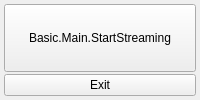
  <widget class="OBSDock" name="controlsDock">
   <property name="features">
    <set>QDockWidget::AllDockWidgetFeatures</set>
   </property>
   <property name="windowTitle">
    <string>Basic.Main.Controls</string>
   </property>
   <attribute name="dockWidgetArea">
    <number>8</number>
   </attribute>
   <widget class="QWidget" name="controlsDockContents">
    <layout class="QVBoxLayout" name="buttonsVLayout">
     <property name="spacing">
      <number>2</number>
     </property>
     <property name="leftMargin">
      <number>4</number>
     </property>
     <property name="topMargin">
      <number>4</number>
     </property>
     <property name="rightMargin">
      <number>4</number>
     </property>
     <property name="bottomMargin">
      <number>4</number>
     </property>
     <item>
      <widget class="QPushButton" name="streamButton">
       <property name="enabled">
        <bool>true</bool>
       </property>
       <property name="sizePolicy">
        <sizepolicy hsizetype="Preferred" vsizetype="Expanding">
         <horstretch>0</horstretch>
         <verstretch>0</verstretch>
        </sizepolicy>
       </property>
       <property name="text">
        <string>Basic.Main.StartStreaming</string>
       </property>
       <property name="checkable">
        <bool>true</bool>
       </property>
      </widget>
     </item>
     <item>
      <widget class="QPushButton" name="exitButton">
       <property name="sizePolicy">
        <sizepolicy hsizetype="Preferred" vsizetype="Fixed">
         <horstretch>0</horstretch>
         <verstretch>0</verstretch>
        </sizepolicy>
       </property>
       <property name="text">
        <string>Exit</string>
       </property>
      </widget>
     </item>
    </layout>
   </widget>
  </widget>
